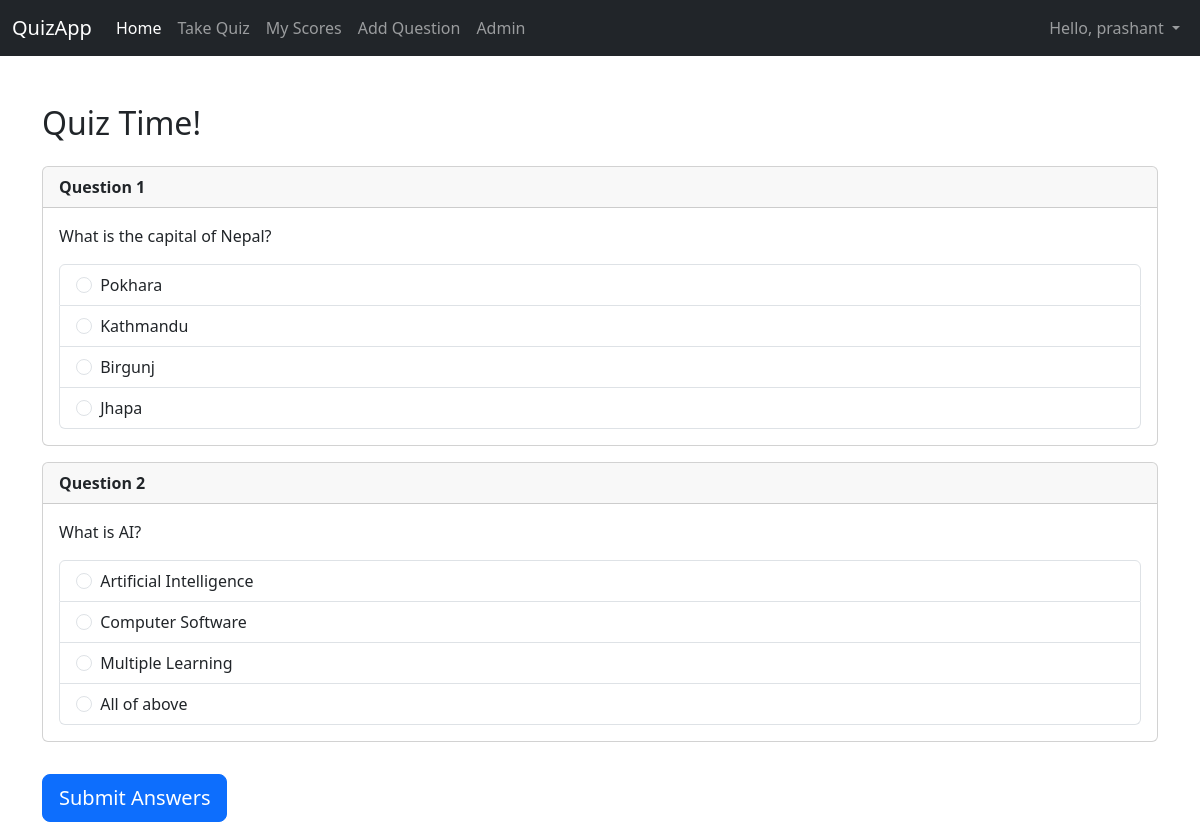
The app's page /quiz/ (signed in) with its own data.
### quizapp/models.py (models this page shows, shortened)
class Question(models.Model):
    text = models.TextField()
    option1 = models.CharField(max_length=100)
    option2 = models.CharField(max_length=100)
    option3 = models.CharField(max_length=100)
    option4 = models.CharField(max_length=100)
    correct_option = models.PositiveSmallIntegerField(choices=[(1, 'Option 1'), (2, 'Option 2'), (3, 'Option 3'), (4, 'Option 4')])

### quizapp/views.py (the view, shortened to what this page needs)
# urls.py: path('quiz/', views.quiz_view, name='quiz'),
@login_required
def quiz_view(request):
    questions = Question.objects.all() # Fetch all questions
    if not questions:
         messages.warning(request, "No questions available in the quiz yet.")
         return redirect('home')
    return render(request, 'quiz.html', {'questions': questions})

### quizapp/templates/quiz.html (shortened to what this page needs)
{% extends "base.html" %}
{% block content %}
<h2 class="mb-4">Quiz Time!</h2>
{% if not questions %}
    <div class="alert alert-warning">No questions have been added yet.</div>
{% else %}
    <form method="post" action="{% url 'quiz' %}">
        {% for question in questions %}
            <div class="card mb-3">
                <div class="card-header">
                    <strong>Question {{ forloop.counter }}</strong>
                </div>
                <div class="card-body">
                    <p class="card-text">{{ question.text }}</p>
                    <div class="list-group">
                         <label class="list-group-item">
                            <input class="form-check-input me-1" type="radio" name="question_{{ question.id }}" value="1" required>
                            {{ question.option1 }}
                         </label>
                         <label class="list-group-item">
                            <input class="form-check-input me-1" type="radio" name="question_{{ question.id }}" value="2" required>
                            {{ question.option2 }}
                         </label>
                         <label class="list-group-item">
                            <input class="form-check-input me-1" type="radio" name="question_{{ question.id }}" value="3" required>
                            {{ question.option3 }}
                         </label>
                          <label class="list-group-item">
                            <input class="form-check-input me-1" type="radio" name="question_{{ question.id }}" value="4" required>
                            {{ question.option4 }}
                         </label>
                    </div>
                </div>
            </div>
        {% endfor %}
        <button type="submit" class="btn btn-primary btn-lg mt-3">Submit Answers</button>
    </form>
{% endif %}
{% endblock %}

### quizapp/templates/base.html (shortened to what this page needs)
<!doctype html>
<html lang="en">
<head>
    <link href="https://cdn.jsdelivr.net/npm/bootstrap@5.3.2/dist/css/bootstrap.min.css" rel="stylesheet">
</head>
<body>
    <nav class="navbar navbar-expand-md navbar-dark bg-dark fixed-top">
        <div class="container-fluid">
            <a class="navbar-brand" href="{% url 'home' %}">QuizApp</a>
            <div class="collapse navbar-collapse" id="navbarCollapse">
                <ul class="navbar-nav me-auto mb-2 mb-md-0">
                    <li class="nav-item">
                        <a class="nav-link active" aria-current="page" href="{% url 'home' %}">Home</a>
                    </li>
                    {% if user.is_authenticated %}
                        <li class="nav-item">
                            <a class="nav-link" href="{% url 'quiz' %}">Take Quiz</a>
                        </li>
                         <li class="nav-item">
                            <a class="nav-link" href="{% url 'view_scores' %}">My Scores</a>
                        </li>
                        {% if user.is_superuser %}
                        <li class="nav-item">
                            <a class="nav-link" href="{% url 'add_question' %}">Add Question</a>
                        </li>
                         <li class="nav-item">
                            <a class="nav-link" href="{% url 'admin:index' %}">Admin</a>
                        </li>
                        {% endif %}
                    {% endif %}
                </ul>
                <ul class="navbar-nav ms-auto mb-2 mb-lg-0">
                     {% if user.is_authenticated %}
                         <li class="nav-item dropdown">
                            <a class="nav-link dropdown-toggle" href="#" role="button" data-bs-toggle="dropdown" aria-expanded="false">
                                Hello, {{ user.username }}
                            </a>
                        </li>
                     {% endif %}
                </ul>
            </div>
        </div>
    </nav>
    <main class="container mt-4">
        {% block content %}
        {% endblock %}
    </main>
</body>
</html>

### quizapp/templates/base.html (style rules this page uses)
body { padding-top: 5rem; }

### records on screen
Question: text "What is the capital of Nepal?", option1 "Pokhara", option2 "Kathmandu", option3 "Birgunj", option4 "Jhapa"
Question: text "What is AI?", option1 "Artificial Intelligence", option2 "Computer Software", option3 "Multiple Learning", option4 "All of above"

### other values on screen
{{ user.username }} "prashant"
